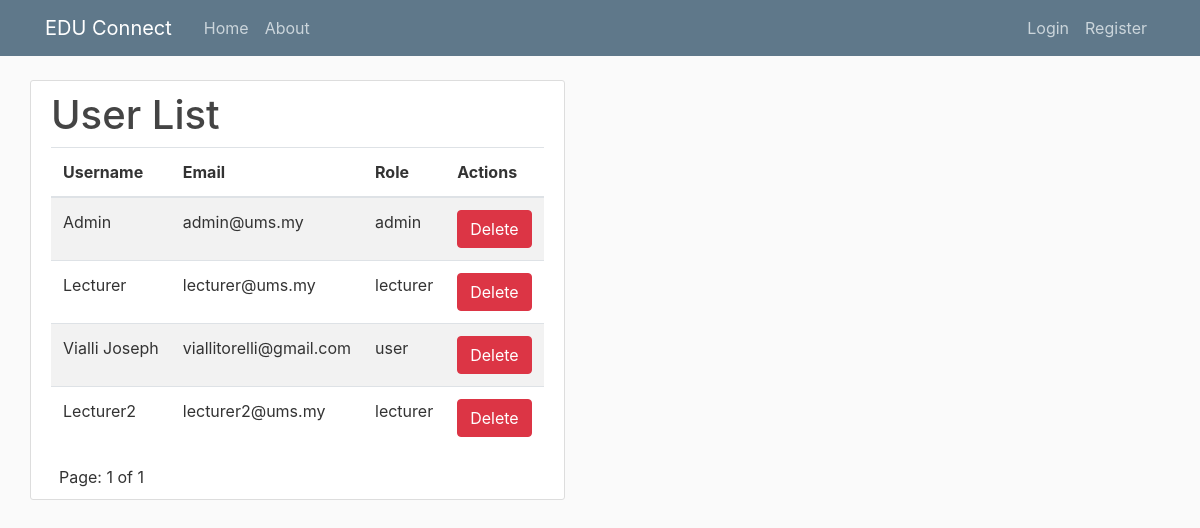
Screenshot of /users with the database file from the repository.
### EDUConnect/models.py (models this page shows, shortened)
class User(db.Model, UserMixin):
    id = db.Column(db.Integer, primary_key=True)
    username = db.Column(db.String(20), unique=True, nullable=False)
    email = db.Column(db.String(120), unique=True, nullable=False)
    image_file = db.Column(db.String(20), nullable=False, default='default.jpg')
    password = db.Column(db.String(60), nullable=False)
    posts = db.relationship('Post', backref='author', lazy=True)
    comments = db.relationship('Comment', backref='user', passive_deletes=True)
    role = db.Column(db.String(20), nullable=False, default='user')

### EDUConnect/admin/routes.py (the view)
@admin.route('/users')
def users():
    page = request.args.get('page', 1, type=int)
    users = User.query.paginate(page=page, per_page=5)
    return render_template('admin_users.html', users=users)

### EDUConnect/templates/admin_users.html (shortened to what this page needs)
{% extends "layout2.html" %}
{% block content %}
    <div class="col-md-20">
        <div class="content-section">
        <body>
                <h1>User List</h1>
                <table class="table table-striped">
                    <thead>
                    <tr>
                        <th>Username</th>
                        <th>Email</th>
                        <th>Role</th>
                        <th>Actions</th>
                    </tr>
                    </thead>
                    <tbody>
                    {% for user in users.items %}
                    <tr>
                        <td>{{ user.username }}</td>
                        <td>{{ user.email }}</td>
                        <td>{{ user.role }}</td>
                        <td>
                            <form method="POST" action="{{ url_for('admin.delete_user', user_id=user.id) }}">
                                <input type="submit" value="Delete" class="btn btn-danger" onclick="return confirm('Are you sure you want to delete this user?')"/>
                            </form>
                        </td>
                    </tr>
                    {% endfor %}
                    </tbody>
                </table>
                <div class="pagination">
                    <span class="mx-2">Page: {{ users.page }} of {{ users.pages }}</span>
                </div>
            </body>
        </div>
    </div>
{% endblock %}

### EDUConnect/templates/layout2.html (shortened to what this page needs)
<!DOCTYPE html>
<html>
<head>
    <link rel="stylesheet" href="https://maxcdn.bootstrapcdn.com/bootstrap/4.0.0/css/bootstrap.min.css">
    <link rel="stylesheet" type="text/css" href="{{ url_for('static', filename='main.css') }}">
</head>
<body>
    <header class="site-header">
      <nav class="navbar navbar-expand-md navbar-dark bg-steel fixed-top">
        <div class="container">
          <a class="navbar-brand mr-4" href="/">EDU Connect</a>
          <div class="collapse navbar-collapse" id="navbarToggle">
            <div class="navbar-nav mr-auto">
              <a class="nav-item nav-link" href="{{ url_for('main.home') }}">Home</a>
              <a class="nav-item nav-link" href="{{ url_for('main.about') }}">About</a>
            </div>
            <div class="navbar-nav">
              {% if current_user.is_authenticated %}
                <a class="nav-item nav-link" href="{{ url_for('posts.new_post') }}">New Post</a>
                <a class="nav-item nav-link" href="{{ url_for('users.account') }}">Account</a>
                <a class="nav-item nav-link" href="{{ url_for('users.logout') }}">Logout</a>
              {% else %}
                <a class="nav-item nav-link" href="{{ url_for('users.login') }}">Login</a>
                <a class="nav-item nav-link" href="{{ url_for('users.register') }}">Register</a>
              {% endif %}
            </div>
          </div>
        </div>
      </nav>
    </header>
    <main role="main" class="container">
      <div class="row">
        <div class="col-md-20">
          {% block content %}{% endblock %}
        </div>
      </div>
    </main>
</body>
</html>

### EDUConnect/static/main.css (style rules this page uses)
body { background: #fafafa; color: #333333; margin-top: 5rem; }
h1, h2, h3, h4, h5, h6 { color: #444444; }
.bg-steel { background-color: #5f788a; }
.site-header .navbar-nav .nav-link { color: #cbd5db; }
.content-section { background: #ffffff; padding: 10px 20px; border: 1px solid #dddddd; border-radius: 3px; margin-bottom: 20px; }

### rows the page displays
User: username "Admin", email "admin@ums.my", role "admin"
User: username "Lecturer", email "lecturer@ums.my", role "lecturer"
User: username "Vialli Joseph", email "viallitorelli@gmail.com", role "user"
User: username "Lecturer2", email "lecturer2@ums.my", role "lecturer"

### other values shown
{{ users.page }} "1"
{{ users.pages }} "1"
